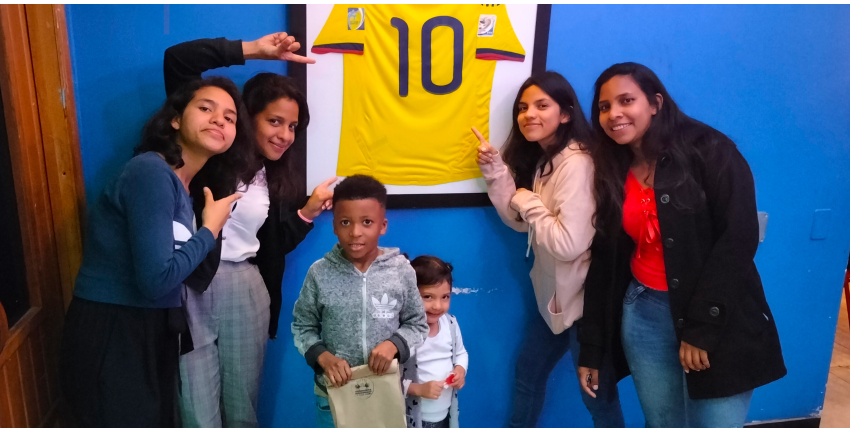
#> input picture temp_img/234443434334.jpg, 1700 x 856 px, found by its file name (shown at 1/2 size); its folder holds only this picture in this run
$ python face2.py
#> lines starting #> are read from the running program, lines starting #| are printed output that depends on the picture
import cv2
import os

imagesPath="/home/isabella/Developers/workspace/python/ProyectoFastApi/sistema_asistencia/temp_img/"
if not os.path.exists("static/faces"):
    os.makedirs("static/faces")
    print("new directory: faces")
count=0
#Detector facial
faceClassif=cv2.CascadeClassifier(cv2.data.haarcascades+"haarcascade_frontalface_alt.xml")
for imageName in os.listdir(imagesPath):

    image=cv2.imread(imagesPath+"/"+imageName)
#> image is the input picture: shape (856, 1700, 3); mean B, G, R 99.1, 85.7, 77.1
    faces=faceClassif.detectMultiScale(image,1.1,5)
#> faces = [[1016, 174, 101, 101], [830, 562, 84, 84], [658, 402, 113, 113], [507, 199, 119, 119], [1175, 157, 124, 124], [368, 167, 129, 129]]
    for(x,y,w,h) in faces:
        #cv2.rectangle(image,(x,y),(x+w,y+h),(0,255,0),2)
        face=image[y:y+h,x:x+w]
        face=cv2.resize(face,(155,155))
        cv2.imwrite("static/faces/"+str(count)+".jpg",face)
        count+=1
#> this loop made 6 passes
#> pass 1, `face=image[y:y+h,x:x+w]`:
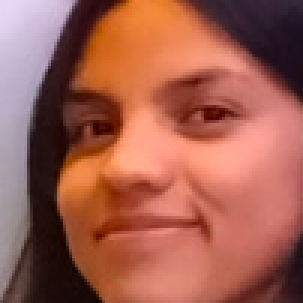
#> face: shape (101, 101, 3) (shown 3 times larger); mean B, G, R 80.2, 95, 161
#> pass 2, `face=image[y:y+h,x:x+w]`:
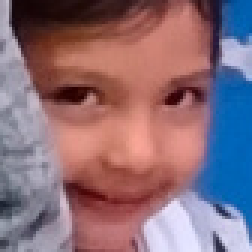
#> face: shape (84, 84, 3) (shown 3 times larger); mean B, G, R 120.5, 109.6, 138.2
#> pass 2, `face=cv2.resize(face,(155,155))`:
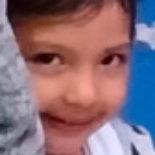
#> face: shape (155, 155, 3); mean B, G, R 120.4, 109.5, 138.1
#> after the loop, count = 6
        # [4 lines of commented-out code are left out]
cv2.destroyAllWindows()
